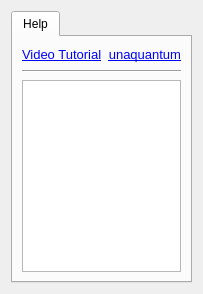
     <widget class="QWidget" name="tab_6">
      <attribute name="title">
       <string>Help</string>
      </attribute>
      <layout class="QGridLayout" name="gridLayout_14">
       <item row="0" column="0">
        <widget class="QTabWidget" name="tabWidget_2">
         <property name="sizePolicy">
          <sizepolicy hsizetype="Expanding" vsizetype="Expanding">
           <horstretch>0</horstretch>
           <verstretch>0</verstretch>
          </sizepolicy>
         </property>
         <property name="font">
          <font>
           <family>MS Shell Dlg 2</family>
           <weight>50</weight>
           <italic>false</italic>
           <bold>false</bold>
           <kerning>true</kerning>
          </font>
         </property>
         <property name="layoutDirection">
          <enum>Qt::LeftToRight</enum>
         </property>
         <property name="tabPosition">
          <enum>QTabWidget::North</enum>
         </property>
         <property name="currentIndex">
          <number>0</number>
         </property>
         <widget class="QWidget" name="helpTab">
          <attribute name="title">
           <string>Help</string>
          </attribute>
          <layout class="QGridLayout" name="gridLayout_13">
           <item row="0" column="0">
            <layout class="QGridLayout" name="gridLayout_Help">
             <property name="leftMargin">
              <number>0</number>
             </property>
             <property name="horizontalSpacing">
              <number>6</number>
             </property>
             <item row="0" column="0">
              <layout class="QHBoxLayout" name="horizontalLayout_6">
               <item>
                <widget class="QLabel" name="labeltext7">
                 <property name="sizePolicy">
                  <sizepolicy hsizetype="Preferred" vsizetype="Minimum">
                   <horstretch>0</horstretch>
                   <verstretch>0</verstretch>
                  </sizepolicy>
                 </property>
                 <property name="maximumSize">
                  <size>
                   <width>16777215</width>
                   <height>20</height>
                  </size>
                 </property>
                 <property name="font">
                  <font>
                   <family>MS Shell Dlg 2</family>
                   <pointsize>10</pointsize>
                   <weight>50</weight>
                   <italic>false</italic>
                   <bold>false</bold>
                   <underline>true</underline>
                   <kerning>true</kerning>
                  </font>
                 </property>
                 <property name="text">
                  <string>&lt;html&gt;&lt;head/&gt;&lt;body&gt;&lt;p&gt;&lt;a href="https://www.youtube.com/watch?v=n1725UcbFWQ"&gt;&lt;span style=" text-decoration: underline; color:#0000ff;"&gt;Video Tutorial&lt;/span&gt;&lt;/a&gt;&lt;/p&gt;&lt;/body&gt;&lt;/html&gt;</string>
                 </property>
                 <property name="openExternalLinks">
                  <bool>true</bool>
                 </property>
                </widget>
               </item>
               <item>
                <widget class="QLabel" name="labelText6">
                 <property name="sizePolicy">
                  <sizepolicy hsizetype="Minimum" vsizetype="Minimum">
                   <horstretch>0</horstretch>
                   <verstretch>0</verstretch>
                  </sizepolicy>
                 </property>
                 <property name="maximumSize">
                  <size>
                   <width>16777215</width>
                   <height>20</height>
                  </size>
                 </property>
                 <property name="font">
                  <font>
                   <family>MS Shell Dlg 2</family>
                   <pointsize>10</pointsize>
                   <weight>50</weight>
                   <italic>false</italic>
                   <bold>false</bold>
                   <underline>true</underline>
                   <kerning>true</kerning>
                  </font>
                 </property>
                 <property name="text">
                  <string>&lt;html&gt;&lt;head/&gt;&lt;body&gt;&lt;p align="right"&gt;&lt;a href="https://www.facebook.com/UnaQuantumInc"&gt;&lt;span style=" text-decoration: underline; color:#0000ff;"&gt;unaquantum&lt;/span&gt;&lt;/a&gt;&lt;/p&gt;&lt;/body&gt;&lt;/html&gt;</string>
                 </property>
                 <property name="margin">
                  <number>0</number>
                 </property>
                 <property name="indent">
                  <number>0</number>
                 </property>
                 <property name="openExternalLinks">
                  <bool>true</bool>
                 </property>
                </widget>
               </item>
              </layout>
             </item>
             <item row="2" column="0" rowspan="2">
              <widget class="QTextBrowser" name="webView" native="true">
               <property name="sizePolicy">
                <sizepolicy hsizetype="Ignored" vsizetype="Expanding">
                 <horstretch>0</horstretch>
                 <verstretch>0</verstretch>
                </sizepolicy>
               </property>
               <property name="font">
                <font>
                 <family>8514oem</family>
                 <weight>50</weight>
                 <italic>false</italic>
                 <bold>false</bold>
                 <kerning>true</kerning>
                </font>
               </property>
               <property name="url" stdset="0">
                <url>
                 <string>https://pyarchinit.github.io/pyarchinit_doc/index.html</string>
                </url>
               </property>
               <property name="zoomFactor" stdset="0">
                <double>1.000000000000000</double>
               </property>
              </widget>
             </item>
             <item row="1" column="0">
              <widget class="Line" name="lineHorizontal2">
               <property name="sizePolicy">
                <sizepolicy hsizetype="Expanding" vsizetype="Fixed">
                 <horstretch>0</horstretch>
                 <verstretch>0</verstretch>
                </sizepolicy>
               </property>
               <property name="minimumSize">
                <size>
                 <width>0</width>
                 <height>5</height>
                </size>
               </property>
               <property name="maximumSize">
                <size>
                 <width>16777215</width>
                 <height>5</height>
                </size>
               </property>
               <property name="font">
                <font>
                 <family>MS Shell Dlg 2</family>
                 <pointsize>17</pointsize>
                 <weight>75</weight>
                 <italic>false</italic>
                 <bold>true</bold>
                 <kerning>true</kerning>
                </font>
               </property>
               <property name="orientation">
                <enum>Qt::Horizontal</enum>
               </property>
              </widget>
             </item>
            </layout>
           </item>
          </layout>
         </widget>
        </widget>
       </item>
      </layout>
     </widget>
